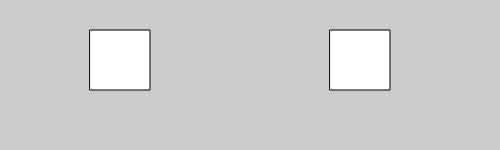
Frame 1 (no input)
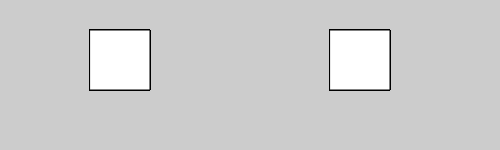
Frame 60 (no input)
Frame 120 (the mouse pressed at the canvas centre since frame 60): identical to frame 60, image omitted

The p5.js sketch that drew these frames (run headless with seeded random() and noise() and a simulated clock; from frame 60 on, the mouse is pressed at the canvas centre):

// p5.js sketch
// ── sketch.js
function setup() {
  createCanvas(500, 150);
background(204);
}

function draw()
{
if(mouseIsPressed && mouseX > 90 && mouseX < 150 && mouseY > 30 && mouseY < 90)
 {
fill(255, 0 ,0);
 }
else
{
fill(255);
}

rect(90, 30, 60, 60);

if(mouseIsPressed && mouseX > 330 && mouseX < 390 && mouseY > 30 && mouseY < 90)
{
fill(0, 255, 0);
}
else
{
fill(255);
}

rect(330, 30, 60, 60);
  
}
